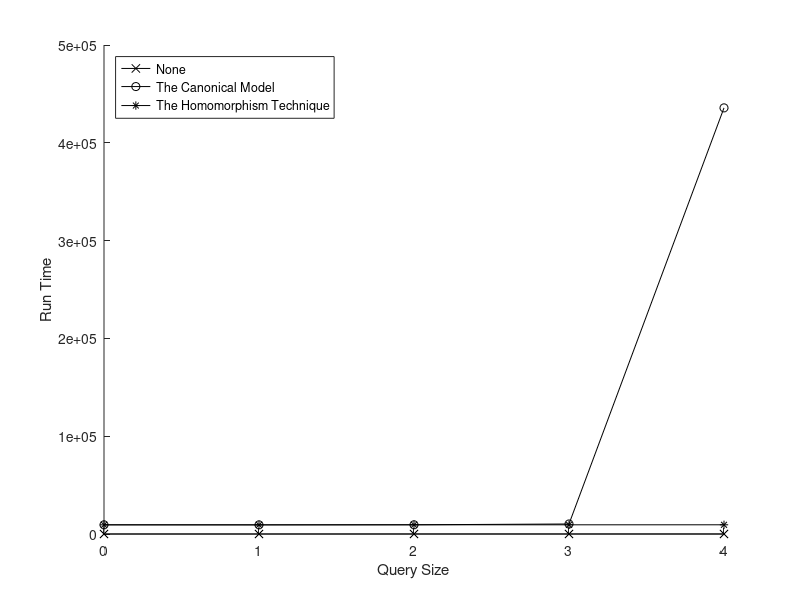

Write the MATLAB code that produced this figure.
format long
A = [
	0	0.370000	9398.860000	9367.490000;
	1	0.470000	9359.040000	9348.940000;
	2	14.600000	9428.720000	9424.060000;
	3	13.310000	10246.440000	9402.090000;
	4	14.280000	435718.630000	9416.910000;
];

hold on
f = plot(A(:,1), A(:,2), 'k-x');
f = plot(A(:,1), A(:,3), 'k-o');
f = plot(A(:,1), A(:,4), 'k-*');
hold off
xlabel('Query Size')
ylabel('Run Time')
legend('None', 'The Canonical Model', 'The Homomorphism Technique', 'Location', 'northwest')
saveas(f, '../img/ChildDescendantBrachRank2Graph.png');
